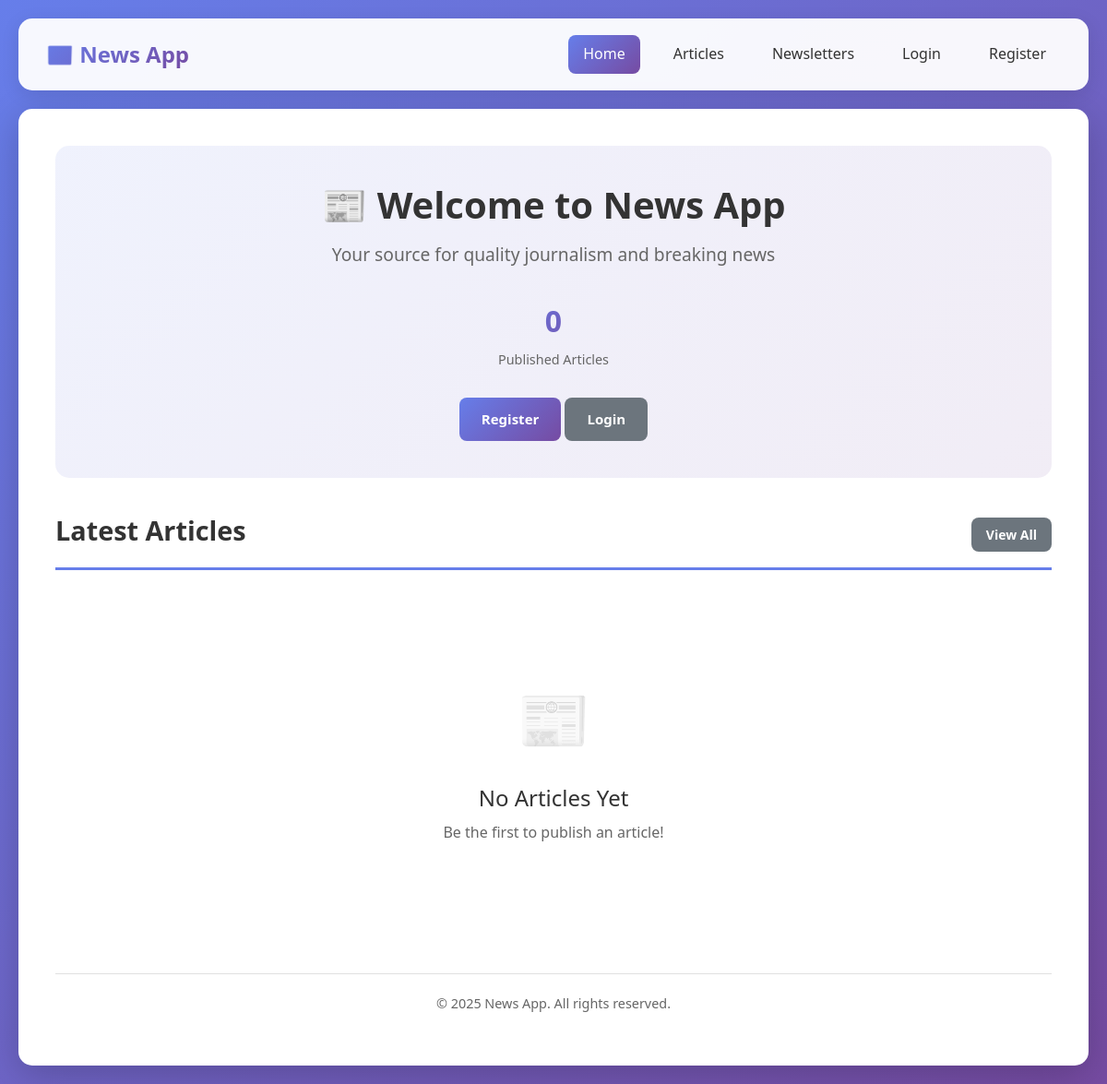
Before: / with the older database file.
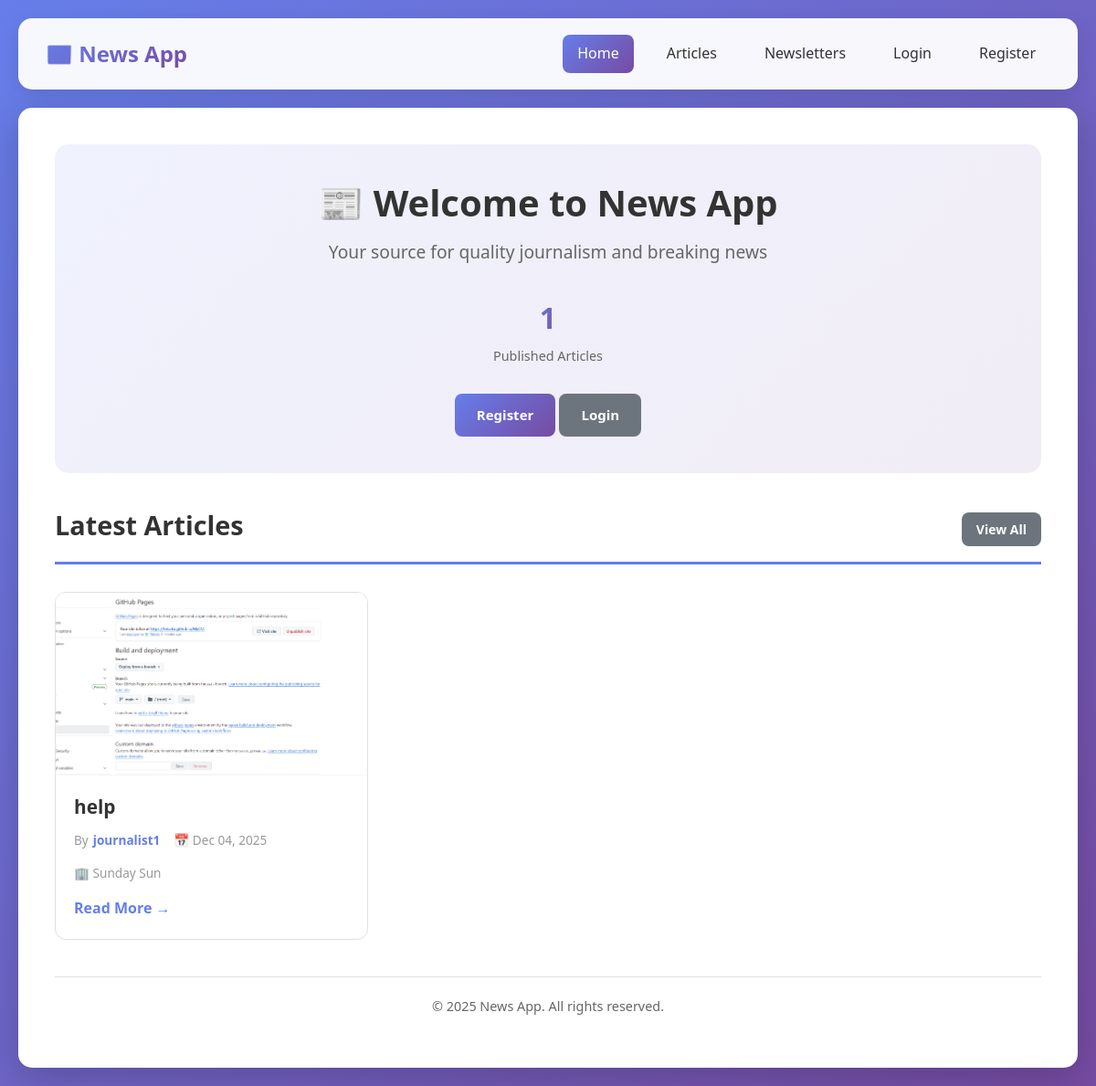
After: the same page with the newer database file.
### news_app/models.py (models this page shows, shortened)
class Article(models.Model):
    title = models.CharField(max_length=300)
    content = models.TextField()
    summary = models.TextField(max_length=500, blank=True)
    author = models.ForeignKey(
        CustomUser,
        on_delete=models.CASCADE,
        related_name="independent_articles",
        limit_choices_to={"role": "journalist"},
    )
    publisher = models.ForeignKey(
        Publisher,
        on_delete=models.CASCADE,
        related_name="articles",
        null=True,
        blank=True,
    )
    independently_published = models.BooleanField(default=False)
    is_approved = models.BooleanField(default=False)
    approved_by = models.ForeignKey(
        CustomUser,
        on_delete=models.SET_NULL,
        related_name="approved_articles",
        null=True,
        blank=True,
        limit_choices_to={"role": "editor"},
    )
    is_rejected = models.BooleanField(default=False)
    rejected_reason = models.TextField(blank=True, null=True)
    rejected_by = models.ForeignKey(
        CustomUser,
        on_delete=models.SET_NULL,
        null=True,
        blank=True,
        related_name="rejected_articles"
    )
    approval_date = models.DateTimeField(null=True, blank=True)
    rejected_date = models.DateTimeField(null=True, blank=True)
    created_at = models.DateTimeField(auto_now_add=True)
    updated_at = models.DateTimeField(auto_now=True)
    published_date = models.DateTimeField(null=True, blank=True)
    image = models.ImageField(upload_to="article_images/",
                              blank=True,
                              null=True)
    class Meta:
        ordering = ["-created_at"]
        verbose_name = "Article"
        verbose_name_plural = "Articles"
        permissions = [
            ("approve_article", "Can approve articles"),
        ]

class CustomUser(AbstractUser):
    ROLE_CHOICES = [
        ("reader", "Reader"),
        ("editor", "Editor"),
        ("journalist", "Journalist"),
        ("publisher", "Publisher"),
    ]
    role = models.CharField(max_length=20,
                            choices=ROLE_CHOICES,
                            default="reader")
    subscribed_newsletters = models.ManyToManyField("Newsletter",
                                                    related_name="subscribers",
                                                    blank=True)
    subscribed_publishers = models.ManyToManyField(
        "Publisher",
        related_name="subscribed_readers",
        blank=True,
        limit_choices_to={"role": "reader"}
    )
    subscribed_journalists = models.ManyToManyField(
        "self",
        symmetrical=False,
        related_name="journalist_subscribers",
        blank=True,
    )
    created_at = models.DateTimeField(auto_now_add=True)
    updated_at = models.DateTimeField(auto_now=True)
    class Meta:
        verbose_name = "User"
        verbose_name_plural = "Users"
        ordering = ["username"]

class Publisher(models.Model):
    name = models.CharField(max_length=200, unique=True)
    description = models.TextField(blank=True)
    website = models.URLField(blank=True)
    established_date = models.DateField(null=True, blank=True)
    owner = models.ForeignKey(
        "CustomUser",
        on_delete=models.CASCADE,
        related_name="owned_publishers",
        limit_choices_to={"role": "publisher"},
        null=True,
        blank=True,
    )
    created_by = models.ForeignKey(
        "CustomUser",
        on_delete=models.SET_NULL,
        null=True,
        blank=True,
        related_name="publishers_created"
    )
    editors = models.ManyToManyField(
        "CustomUser",
        related_name="publisher_editors",
        blank=True,
        limit_choices_to={"role": "editor"},
    )
    journalists = models.ManyToManyField(
        "CustomUser",
        related_name="publisher_journalists",
        blank=True,
        limit_choices_to={"role": "journalist"},
    )
    created_at = models.DateTimeField(auto_now_add=True)
    updated_at = models.DateTimeField(auto_now=True)
    class Meta:
        ordering = ["name"]
        verbose_name = "Publisher"
        verbose_name_plural = "Publishers"

### news_app/views.py (the view)
# urls.py: 2. Add a URL to urlpatterns:  path('', views.home, name='home')
def home(request):
    articles = (
        Article.objects.filter(is_approved=True)
        .select_related("author", "publisher")
        .order_by("-published_date")[:10]
    )
    context = {
        "articles": articles,
        "total_articles": Article.objects.filter(is_approved=True).count(),
    }
    return render(request, "news_app/home.html", context)

### news_app/templates/news_app/home.html (shortened to what this page needs)
{% extends 'news_app/base.html' %}
{% block content %}
    <div class="hero-section">
        <h1 class="hero-title">📰 Welcome to News App</h1>
        <p class="hero-subtitle">Your source for quality journalism and breaking news</p>
        <div class="stats-bar">
            <div class="stat-item">
                <div class="stat-number">{{ total_articles }}</div>
                <div class="stat-label">Published Articles</div>
            </div>
        </div>
        {% if not user.is_authenticated %}
        <div class="cta-buttons" style="margin-top: 30px;">
            <a href="{% url 'register' %}" class="btn btn-primary">Register</a>
            <a href="{% url 'login' %}" class="btn btn-secondary">Login</a>
        </div>
        {% endif %}
    </div>
    <div class="section-header">
        <h2 class="section-title">Latest Articles</h2>
        <a href="{% url 'article_list' %}" class="btn btn-secondary btn-sm">View All</a>
    </div>
    {% if articles %}
        <div class="article-grid">
            {% for article in articles %}
            <div class="article-card" onclick="window.location.href='{% url 'article_detail' article.pk %}'">
                {% if article.image %}
                <div class="article-image">
                    <img src="{{ article.image.url }}" alt="{{ article.title }}">
                </div>
                {% else %}
                <div class="article-placeholder">
                    📰
                </div>
                {% endif %}
                <div class="article-content">
                    <h3 class="article-title">{{ article.title }}</h3>
                    <div class="article-meta">
                        <div class="meta-item">
                            <span>By</span>
                            <span class="article-author">{{ article.author.username }}</span>
                        </div>
                        <div class="meta-item">
                            📅 {{ article.published_date|date:"M d, Y" }}
                        </div>
                        {% if article.publisher %}
                        <div class="meta-item">
                            🏢 {{ article.publisher.name }}
                        </div>
                        {% endif %}
                    </div>
                    <a href="{% url 'article_detail' article.pk %}" class="read-more">
                        Read More →
                    </a>
                </div>
            </div>
            {% endfor %}
        </div>
    {% else %}
        <div class="empty-state">
            <div class="empty-state-icon">📰</div>
            <h3>No Articles Yet</h3>
            <p>Be the first to publish an article!</p>
        </div>
    {% endif %}
{% endblock %}

Changed rows visible on the page:
added Article: image (picture), title "help", author.username "journalist1", published_date "Dec 04, 2025", publisher.name "Sunday Sun"
Other visible differences:
{{ total_articles }}: "0" → "1"
text no longer shown: "📰 No Articles Yet Be the first to publish an article!"
